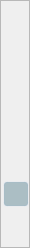
        <widget class="QFrame" name="frameleft">
         <property name="sizePolicy">
          <sizepolicy hsizetype="Fixed" vsizetype="Expanding">
           <horstretch>0</horstretch>
           <verstretch>0</verstretch>
          </sizepolicy>
         </property>
         <property name="minimumSize">
          <size>
           <width>30</width>
           <height>0</height>
          </size>
         </property>
         <property name="maximumSize">
          <size>
           <width>30</width>
           <height>16777215</height>
          </size>
         </property>
         <property name="styleSheet">
          <string notr="true">QFrame#frameleft{border:none;}</string>
         </property>
         <property name="frameShape">
          <enum>QFrame::StyledPanel</enum>
         </property>
         <property name="frameShadow">
          <enum>QFrame::Plain</enum>
         </property>
         <layout class="QVBoxLayout" name="verticalLayout_2">
          <property name="spacing">
           <number>4</number>
          </property>
          <property name="leftMargin">
           <number>2</number>
          </property>
          <property name="topMargin">
           <number>0</number>
          </property>
          <property name="rightMargin">
           <number>2</number>
          </property>
          <property name="bottomMargin">
           <number>0</number>
          </property>
          <item>
           <widget class="QPushButton" name="pushButton_4">
            <property name="minimumSize">
             <size>
              <width>26</width>
              <height>26</height>
             </size>
            </property>
            <property name="maximumSize">
             <size>
              <width>26</width>
              <height>26</height>
             </size>
            </property>
            <property name="font">
             <font>
              <bold>true</bold>
             </font>
            </property>
            <property name="toolTip">
             <string>Tools</string>
            </property>
            <property name="styleSheet">
             <string notr="true">QPushButton{
border-image:url(:/images/open.png);
border-radius:4px;
width:24px;
height:24px;
}
QPushButton:hover{
background-color:rgba(0,0,0,0.1);
}
QPushButton:pressed{
background-color:rgba(0,0,0,0.4);
}
QPushButton:checked{
border:2px solid #073e8bff;
background-color:rgba(9, 74, 94, 0.3);
}</string>
            </property>
            <property name="text">
             <string/>
            </property>
            <property name="iconSize">
             <size>
              <width>26</width>
              <height>26</height>
             </size>
            </property>
           </widget>
          </item>
          <item>
           <widget class="QPushButton" name="pushButton_10">
            <property name="minimumSize">
             <size>
              <width>26</width>
              <height>26</height>
             </size>
            </property>
            <property name="maximumSize">
             <size>
              <width>26</width>
              <height>26</height>
             </size>
            </property>
            <property name="font">
             <font>
              <bold>true</bold>
             </font>
            </property>
            <property name="toolTip">
             <string>Tools</string>
            </property>
            <property name="styleSheet">
             <string notr="true">QPushButton{
border-image:url(:/images/refresh.png);
border-radius:4px;
width:24px;
height:24px;
}
QPushButton:hover{
background-color:rgba(0,0,0,0.1);
}
QPushButton:pressed{
background-color:rgba(0,0,0,0.4);
}
QPushButton:checked{
border:2px solid #073e8bff;
background-color:rgba(9, 74, 94, 0.3);
}</string>
            </property>
            <property name="text">
             <string/>
            </property>
            <property name="iconSize">
             <size>
              <width>26</width>
              <height>26</height>
             </size>
            </property>
           </widget>
          </item>
          <item>
           <widget class="QPushButton" name="pushButton_6">
            <property name="minimumSize">
             <size>
              <width>26</width>
              <height>26</height>
             </size>
            </property>
            <property name="maximumSize">
             <size>
              <width>26</width>
              <height>26</height>
             </size>
            </property>
            <property name="font">
             <font>
              <bold>true</bold>
             </font>
            </property>
            <property name="toolTip">
             <string>Tools</string>
            </property>
            <property name="styleSheet">
             <string notr="true">QPushButton{
border-image:url(:/images/undo.png);
border-radius:4px;
width:24px;
height:24px;
}
QPushButton:hover{
background-color:rgba(0,0,0,0.1);
}
QPushButton:pressed{
background-color:rgba(0,0,0,0.4);
}
QPushButton:checked{
border:2px solid #073e8bff;
background-color:rgba(9, 74, 94, 0.3);
}</string>
            </property>
            <property name="text">
             <string/>
            </property>
            <property name="iconSize">
             <size>
              <width>26</width>
              <height>26</height>
             </size>
            </property>
           </widget>
          </item>
          <item>
           <widget class="QPushButton" name="pushButton_7">
            <property name="minimumSize">
             <size>
              <width>26</width>
              <height>26</height>
             </size>
            </property>
            <property name="maximumSize">
             <size>
              <width>26</width>
              <height>26</height>
             </size>
            </property>
            <property name="font">
             <font>
              <bold>true</bold>
             </font>
            </property>
            <property name="toolTip">
             <string>Tools</string>
            </property>
            <property name="styleSheet">
             <string notr="true">QPushButton{
border-image:url(:/images/redo.png);
border-radius:4px;
width:24px;
height:24px;
}
QPushButton:hover{
background-color:rgba(0,0,0,0.1);
}
QPushButton:pressed{
background-color:rgba(0,0,0,0.4);
}
QPushButton:checked{
border:2px solid #073e8bff;
background-color:rgba(9, 74, 94, 0.3);
}</string>
            </property>
            <property name="text">
             <string/>
            </property>
            <property name="iconSize">
             <size>
              <width>26</width>
              <height>26</height>
             </size>
            </property>
           </widget>
          </item>
          <item>
           <widget class="QPushButton" name="pushButton_9">
            <property name="minimumSize">
             <size>
              <width>26</width>
              <height>26</height>
             </size>
            </property>
            <property name="maximumSize">
             <size>
              <width>26</width>
              <height>26</height>
             </size>
            </property>
            <property name="font">
             <font>
              <bold>true</bold>
             </font>
            </property>
            <property name="toolTip">
             <string>Tools</string>
            </property>
            <property name="styleSheet">
             <string notr="true">QPushButton{
border-image:url(:/images/data.png);
border-radius:4px;
width:24px;
height:24px;
}
QPushButton:hover{
background-color:rgba(0,0,0,0.1);
}
QPushButton:pressed{
background-color:rgba(0,0,0,0.4);
}
QPushButton:checked{
border:2px solid #073e8bff;
background-color:rgba(9, 74, 94, 0.3);
}</string>
            </property>
            <property name="text">
             <string/>
            </property>
            <property name="iconSize">
             <size>
              <width>26</width>
              <height>26</height>
             </size>
            </property>
           </widget>
          </item>
          <item>
           <widget class="QPushButton" name="pushButton_8">
            <property name="minimumSize">
             <size>
              <width>26</width>
              <height>26</height>
             </size>
            </property>
            <property name="maximumSize">
             <size>
              <width>26</width>
              <height>26</height>
             </size>
            </property>
            <property name="font">
             <font>
              <bold>true</bold>
             </font>
            </property>
            <property name="toolTip">
             <string>Tools</string>
            </property>
            <property name="styleSheet">
             <string notr="true">QPushButton{
border-image:url(:/images/property.png);
border-radius:4px;
width:24px;
height:24px;
}
QPushButton:hover{
background-color:rgba(0,0,0,0.1);
}
QPushButton:pressed{
background-color:rgba(0,0,0,0.4);
}
QPushButton:checked{
border:2px solid #073e8bff;
background-color:rgba(9, 74, 94, 0.3);
}</string>
            </property>
            <property name="text">
             <string/>
            </property>
            <property name="iconSize">
             <size>
              <width>26</width>
              <height>26</height>
             </size>
            </property>
           </widget>
          </item>
          <item>
           <widget class="QPushButton" name="pushButton_5">
            <property name="minimumSize">
             <size>
              <width>26</width>
              <height>26</height>
             </size>
            </property>
            <property name="maximumSize">
             <size>
              <width>26</width>
              <height>26</height>
             </size>
            </property>
            <property name="font">
             <font>
              <bold>true</bold>
             </font>
            </property>
            <property name="toolTip">
             <string>Tools</string>
            </property>
            <property name="styleSheet">
             <string notr="true">QPushButton{
border-image:url(:/images/cmd.png);
border-radius:4px;
width:24px;
height:24px;
}
QPushButton:hover{
background-color:rgba(0,0,0,0.1);
}
QPushButton:pressed{
background-color:rgba(0,0,0,0.4);
}
QPushButton:checked{
border:2px solid #073e8bff;
background-color:rgba(9, 74, 94, 0.3);
}</string>
            </property>
            <property name="text">
             <string/>
            </property>
            <property name="iconSize">
             <size>
              <width>26</width>
              <height>26</height>
             </size>
            </property>
            <property name="checkable">
             <bool>true</bool>
            </property>
            <property name="checked">
             <bool>true</bool>
            </property>
           </widget>
          </item>
          <item>
           <spacer name="verticalSpacer_2">
            <property name="orientation">
             <enum>Qt::Vertical</enum>
            </property>
            <property name="sizeHint" stdset="0">
             <size>
              <width>20</width>
              <height>40</height>
             </size>
            </property>
           </spacer>
          </item>
         </layout>
        </widget>
